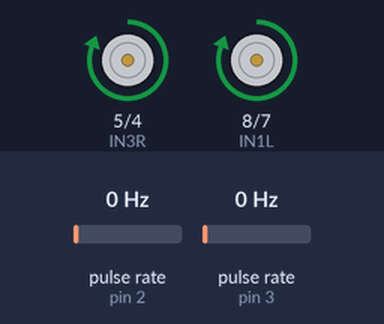
Simulated run of this sketch. Board: Arduino Mega 2560, built with avr-gcc and run on an emulated ATmega2560. Parts: motor-driver pin pairs drawn as motors (green arrow = first pin HIGH = forward, orange = second pin HIGH = backward, longer = more drive, scaled by the enable pin). Wiring (inferred from the names in the program): 2 × pulse sensor: data pin 2 / data pin 3. The test bench sets the inputs (shaded band); at power-on: pulse rate (sensors on pin 2, pin 3) 0 Hz.

Above: at 11.2 s.
11.3 s: pulse rate (sensor on pin 2) set to 12 Hz
14.3 s: pulse rate (sensor on pin 2) set to 15 Hz
At 15.95 s:
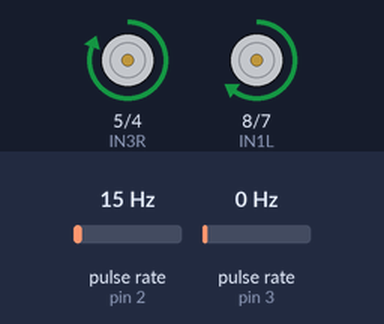
At 17.1 s:
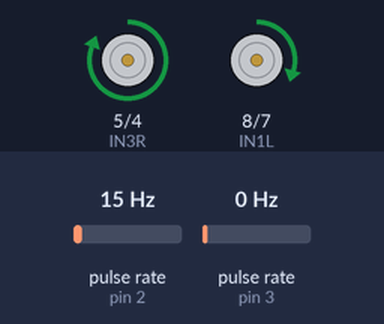
17.3 s: pulse rate (sensor on pin 3) set to 33 Hz
20.3 s: pulse rate (sensor on pin 3) set to 37 Hz
At 21.9 s:
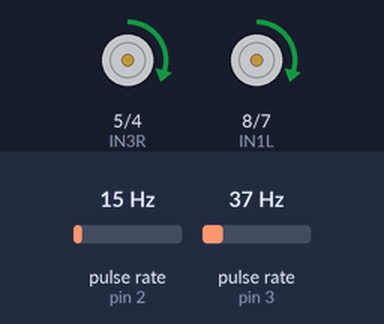
22.2 s: pulse rate (sensor on pin 2) set to 190 Hz
25.2 s: pulse rate (sensor on pin 2) set to 196 Hz
At 25.5 s:
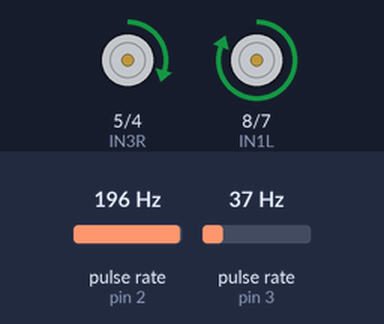
Timing chart, 0 to 63.6 s (numbered marks = the images above; inputs shaded):
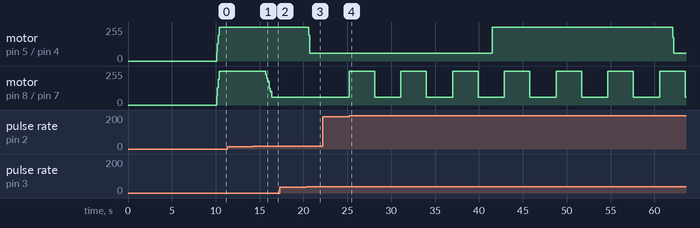

The sketch:

rpm_control_1.ino
```cpp
// --- Motor Pins ---
const int ENAL = 9;
const int IN1L = 8;
const int IN2L = 7;

const int ENAR = 10;
const int IN3R = 5;
const int IN4R = 4;

// --- Encoder Pins ---
const int LEFT_ENCODER_PIN = 2;
const int RIGHT_ENCODER_PIN = 3;

volatile long leftEncoderTicks = 0;
volatile long rightEncoderTicks = 0;

const int PPR = 16; // Pulses per revolution

// --- Timing ---
const unsigned long LOOP_INTERVAL_MS = 100;
unsigned long lastLoopTime = 0;

// --- PID Variables ---
float targetRPM_L = 80.0;
float targetRPM_R = 80.0;

float Kp_L = 0.8, Ki_L = 0.0, Kd_L = 0.0;
float Kp_R = 0.8, Ki_R = 0.0, Kd_R = 0.0;

float errorL = 0, prevErrorL = 0, integralL = 0;
float errorR = 0, prevErrorR = 0, integralR = 0;

const int MIN_PWM = 60;
const int MAX_PWM = 255;

float pwmL = 0;
float pwmR = 0;

void setup() {
  pinMode(ENAL, OUTPUT); pinMode(IN1L, OUTPUT); pinMode(IN2L, OUTPUT);
  pinMode(ENAR, OUTPUT); pinMode(IN3R, OUTPUT); pinMode(IN4R, OUTPUT);

  pinMode(LEFT_ENCODER_PIN, INPUT);
  pinMode(RIGHT_ENCODER_PIN, INPUT);

  attachInterrupt(digitalPinToInterrupt(LEFT_ENCODER_PIN), leftEncoderISR, CHANGE);
  attachInterrupt(digitalPinToInterrupt(RIGHT_ENCODER_PIN), rightEncoderISR, CHANGE);

  Serial1.begin(9600); // Bluetooth
  delay(10000);
  Serial1.println("Velocity PID control active.");
  lastLoopTime = millis();
}

void loop() {
  unsigned long now = millis();
  if (now - lastLoopTime >= LOOP_INTERVAL_MS) {
    lastLoopTime = now;

    long ticksL, ticksR;
    noInterrupts();
    ticksL = leftEncoderTicks;
    ticksR = rightEncoderTicks;
    leftEncoderTicks = 0;
    rightEncoderTicks = 0;
    interrupts();

    float rpmL = (ticksL / (float)PPR) * (60000.0 / LOOP_INTERVAL_MS);
    float rpmR = (ticksR / (float)PPR) * (60000.0 / LOOP_INTERVAL_MS);

    // Left wheel PID
    errorL = targetRPM_L - rpmL;
    integralL += errorL * (LOOP_INTERVAL_MS / 1000.0);
    float derivativeL = (errorL - prevErrorL) / (LOOP_INTERVAL_MS / 1000.0);
    pwmL += Kp_L * errorL + Ki_L * integralL + Kd_L * derivativeL;
    prevErrorL = errorL;

    // Right wheel PID
    errorR = targetRPM_R - rpmR;
    integralR += errorR * (LOOP_INTERVAL_MS / 1000.0);
    float derivativeR = (errorR - prevErrorR) / (LOOP_INTERVAL_MS / 1000.0);
    pwmR += Kp_R * errorR + Ki_R * integralR + Kd_R * derivativeR;
    prevErrorR = errorR;

    int outL = constrain((int)pwmL, MIN_PWM, MAX_PWM);
    int outR = constrain((int)pwmR, MIN_PWM, MAX_PWM);

    // Apply motor commands
    digitalWrite(IN1L, HIGH); digitalWrite(IN2L, LOW);
    analogWrite(ENAL, outL);

    digitalWrite(IN3R, HIGH); digitalWrite(IN4R, LOW);
    analogWrite(ENAR, outR);

    Serial1.print("RPM_L: "); Serial1.print(rpmL);
    Serial1.print(" PWM_L: "); Serial1.print(outL);
    Serial1.print(" | RPM_R: "); Serial1.print(rpmR);
    Serial1.print(" PWM_R: "); Serial1.println(outR);
  }
}

void leftEncoderISR() { leftEncoderTicks++; }
void rightEncoderISR() { rightEncoderTicks++; }
```

Measured:
- the behaviour switches between 14 and 15 Hz on pulse rate (sensor on pin 2) (found by bisection; images 0 and 1)
- the behaviour switches between 36 and 37 Hz on pulse rate (sensor on pin 3) (found by bisection; images 2 and 3)
- the behaviour switches between 192 and 193 Hz on pulse rate (sensor on pin 2) (found by bisection; images 3 and 4)
- after the input at 11.3 s, every drawn part: stays the same
- after the input at 14.3 s, motor on pin 8 (IN1L) / pin 7 (IN2L): forward 255/255 → forward 254/255 after 1.3 s, → forward 228/255 0.10 s later, → forward 202/255 0.10 s later, → forward 176/255 0.10 s later, … (9 changes in this stretch)
- after the input at 17.3 s, every drawn part: stays the same
- after the input at 22.2 s, every drawn part: stays the same
